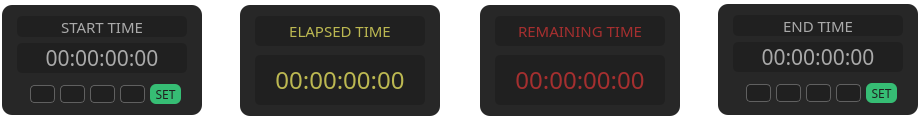
    <widget class="QFrame" name="time_frame">
     <property name="geometry">
      <rect>
       <x>20</x>
       <y>50</y>
       <width>920</width>
       <height>121</height>
      </rect>
     </property>
     <property name="styleSheet">
      <string notr="true">background-color: transparent;</string>
     </property>
     <property name="frameShape">
      <enum>QFrame::StyledPanel</enum>
     </property>
     <property name="frameShadow">
      <enum>QFrame::Raised</enum>
     </property>
     <widget class="QFrame" name="frame_6">
      <property name="geometry">
       <rect>
        <x>2</x>
        <y>5</y>
        <width>200</width>
        <height>110</height>
       </rect>
      </property>
      <property name="styleSheet">
       <string notr="true">background: #272727;
border-radius: 10</string>
      </property>
      <property name="frameShape">
       <enum>QFrame::StyledPanel</enum>
      </property>
      <property name="frameShadow">
       <enum>QFrame::Raised</enum>
      </property>
      <widget class="QLabel" name="start_label">
       <property name="enabled">
        <bool>true</bool>
       </property>
       <property name="geometry">
        <rect>
         <x>15</x>
         <y>11</y>
         <width>170</width>
         <height>21</height>
        </rect>
       </property>
       <property name="font">
        <font>
         <family>IBM Plex Sans ExtraLight</family>
         <pointsize>11</pointsize>
         <italic>false</italic>
        </font>
       </property>
       <property name="styleSheet">
        <string notr="true">
QLabel {
color: #AAAAAA;
background-color: #202020;
border-radius:5;
}

QLabel:disabled {
    color: #606060;
    background-color: #202020;
    border-radius: 5px;
}</string>
       </property>
       <property name="frameShadow">
        <enum>QFrame::Plain</enum>
       </property>
       <property name="text">
        <string>START TIME</string>
       </property>
       <property name="textFormat">
        <enum>Qt::PlainText</enum>
       </property>
       <property name="alignment">
        <set>Qt::AlignCenter</set>
       </property>
      </widget>
      <widget class="QLabel" name="start_time_label">
       <property name="geometry">
        <rect>
         <x>15</x>
         <y>38</y>
         <width>170</width>
         <height>30</height>
        </rect>
       </property>
       <property name="font">
        <font>
         <family>IBM Plex Sans ExtraLight</family>
         <pointsize>16</pointsize>
         <italic>false</italic>
        </font>
       </property>
       <property name="styleSheet">
        <string notr="true">
QLabel {
color: #AAAAAA;
background-color: #202020;
border-radius:5;
}

QLabel:disabled {
    color: #606060;
    background-color: #202020;
    border-radius: 5px;
}</string>
       </property>
       <property name="frameShadow">
        <enum>QFrame::Plain</enum>
       </property>
       <property name="text">
        <string>00:00:00:00</string>
       </property>
       <property name="textFormat">
        <enum>Qt::PlainText</enum>
       </property>
       <property name="alignment">
        <set>Qt::AlignCenter</set>
       </property>
      </widget>
      <widget class="QLineEdit" name="ff_start">
       <property name="geometry">
        <rect>
         <x>118</x>
         <y>80</y>
         <width>25</width>
         <height>18</height>
        </rect>
       </property>
       <property name="font">
        <font>
         <family>IBM Plex Sans Light</family>
         <pointsize>9</pointsize>
         <weight>50</weight>
         <italic>false</italic>
         <bold>false</bold>
        </font>
       </property>
       <property name="styleSheet">
        <string notr="true">    QLineEdit {
    	background-color: #202020;
        border: 1px solid #606060;
        border-radius: 4px;
        color: #808080;
    }

QLineEdit:disabled  {
    background-color:  transparent;
    color: grey;
    border: 1px solid #404040;
    border-radius: 4px;
    padding: 2px;
}</string>
       </property>
       <property name="maxLength">
        <number>2</number>
       </property>
       <property name="alignment">
        <set>Qt::AlignCenter</set>
       </property>
      </widget>
      <widget class="QLineEdit" name="hh_start">
       <property name="geometry">
        <rect>
         <x>28</x>
         <y>80</y>
         <width>25</width>
         <height>18</height>
        </rect>
       </property>
       <property name="font">
        <font>
         <family>IBM Plex Sans Light</family>
         <pointsize>9</pointsize>
         <weight>50</weight>
         <italic>false</italic>
         <bold>false</bold>
        </font>
       </property>
       <property name="styleSheet">
        <string notr="true">    QLineEdit {
    	background-color: #202020;
        border: 1px solid #606060;
        border-radius: 4px;
        color: #808080;
    }

QLineEdit:disabled  {
    background-color:  transparent;
    color: grey;
    border: 1px solid #404040;
    border-radius: 4px;
    padding: 2px;
}</string>
       </property>
       <property name="maxLength">
        <number>2</number>
       </property>
       <property name="alignment">
        <set>Qt::AlignCenter</set>
       </property>
      </widget>
      <widget class="QPushButton" name="set_start_button">
       <property name="enabled">
        <bool>true</bool>
       </property>
       <property name="geometry">
        <rect>
         <x>148</x>
         <y>79</y>
         <width>31</width>
         <height>20</height>
        </rect>
       </property>
       <property name="font">
        <font>
         <family>IBM Plex Sans Medium</family>
         <pointsize>9</pointsize>
         <weight>50</weight>
         <italic>false</italic>
         <bold>false</bold>
        </font>
       </property>
       <property name="styleSheet">
        <string notr="true">QPushButton {
        background-color: #36BD74;
        color: #202020;
        border: none;
        border-radius: 6px;
    }
    QPushButton:hover {
        background-color: #225e3f;
    }
    QPushButton:pressed {
        background-color: #888888;
        border-style: inset;
    }

QPushButton:disabled {
        background-color: #353535;
        color: #202020;
    }


</string>
       </property>
       <property name="text">
        <string>SET</string>
       </property>
      </widget>
      <widget class="QLineEdit" name="ss_start">
       <property name="geometry">
        <rect>
         <x>88</x>
         <y>80</y>
         <width>25</width>
         <height>18</height>
        </rect>
       </property>
       <property name="font">
        <font>
         <family>IBM Plex Sans Light</family>
         <pointsize>9</pointsize>
         <weight>50</weight>
         <italic>false</italic>
         <bold>false</bold>
        </font>
       </property>
       <property name="styleSheet">
        <string notr="true">    QLineEdit {
    	background-color: #202020;
        border: 1px solid #606060;
        border-radius: 4px;
        color: #808080;
    }

QLineEdit:disabled  {
    background-color:  transparent;
    color: grey;
    border: 1px solid #404040;
    border-radius: 4px;
    padding: 2px;
}</string>
       </property>
       <property name="maxLength">
        <number>2</number>
       </property>
       <property name="alignment">
        <set>Qt::AlignCenter</set>
       </property>
      </widget>
      <widget class="QLineEdit" name="mm_start">
       <property name="geometry">
        <rect>
         <x>58</x>
         <y>80</y>
         <width>25</width>
         <height>18</height>
        </rect>
       </property>
       <property name="font">
        <font>
         <family>IBM Plex Sans Light</family>
         <pointsize>9</pointsize>
         <weight>50</weight>
         <italic>false</italic>
         <bold>false</bold>
        </font>
       </property>
       <property name="styleSheet">
        <string notr="true">    QLineEdit {
    	background-color: #202020;
        border: 1px solid #606060;
        border-radius: 4px;
        color: #808080;
    }

QLineEdit:disabled  {
    background-color:  transparent;
    color: grey;
    border: 1px solid #404040;
    border-radius: 4px;
    padding: 2px;
}</string>
       </property>
       <property name="maxLength">
        <number>2</number>
       </property>
       <property name="alignment">
        <set>Qt::AlignCenter</set>
       </property>
      </widget>
     </widget>
     <widget class="QFrame" name="frame_7">
      <property name="geometry">
       <rect>
        <x>718</x>
        <y>4</y>
        <width>200</width>
        <height>111</height>
       </rect>
      </property>
      <property name="styleSheet">
       <string notr="true">background: #272727;
border-radius: 10</string>
      </property>
      <property name="frameShape">
       <enum>QFrame::StyledPanel</enum>
      </property>
      <property name="frameShadow">
       <enum>QFrame::Raised</enum>
      </property>
      <widget class="QLabel" name="end_label">
       <property name="geometry">
        <rect>
         <x>15</x>
         <y>11</y>
         <width>170</width>
         <height>21</height>
        </rect>
       </property>
       <property name="font">
        <font>
         <family>IBM Plex Sans ExtraLight</family>
         <pointsize>11</pointsize>
         <italic>false</italic>
        </font>
       </property>
       <property name="styleSheet">
        <string notr="true">
QLabel {
color: #AAAAAA;
background-color: #202020;
border-radius:5;
}

QLabel:disabled {
    color: #606060;
    background-color: #202020;
    border-radius: 5px;
}</string>
       </property>
       <property name="frameShadow">
        <enum>QFrame::Plain</enum>
       </property>
       <property name="text">
        <string>END TIME</string>
       </property>
       <property name="textFormat">
        <enum>Qt::PlainText</enum>
       </property>
       <property name="alignment">
        <set>Qt::AlignCenter</set>
       </property>
      </widget>
      <widget class="QLabel" name="end_time_label">
       <property name="geometry">
        <rect>
         <x>15</x>
         <y>38</y>
         <width>170</width>
         <height>30</height>
        </rect>
       </property>
       <property name="font">
        <font>
         <family>IBM Plex Sans ExtraLight</family>
         <pointsize>16</pointsize>
         <italic>false</italic>
        </font>
       </property>
       <property name="styleSheet">
        <string notr="true">
QLabel {
color: #AAAAAA;
background-color: #202020;
border-radius:5;
}

QLabel:disabled {
    color: #606060;
    background-color: #202020;
    border-radius: 5px;
}</string>
       </property>
       <property name="frameShadow">
        <enum>QFrame::Plain</enum>
       </property>
       <property name="text">
        <string>00:00:00:00</string>
       </property>
       <property name="textFormat">
        <enum>Qt::PlainText</enum>
       </property>
       <property name="alignment">
        <set>Qt::AlignCenter</set>
       </property>
      </widget>
      <widget class="QLineEdit" name="ff_end">
       <property name="geometry">
        <rect>
         <x>118</x>
         <y>80</y>
         <width>25</width>
         <height>18</height>
        </rect>
       </property>
       <property name="font">
        <font>
         <family>IBM Plex Sans Light</family>
         <pointsize>9</pointsize>
         <weight>50</weight>
         <italic>false</italic>
         <bold>false</bold>
        </font>
       </property>
       <property name="styleSheet">
        <string notr="true">    QLineEdit {
    	background-color: #202020;
        border: 1px solid #606060;
        border-radius: 4px;
        color: #808080;
    }

QLineEdit:disabled  {
    background-color:  transparent;
    color: grey;
    border: 1px solid #404040;
    border-radius: 4px;
    padding: 2px;
}</string>
       </property>
       <property name="maxLength">
        <number>2</number>
       </property>
       <property name="alignment">
        <set>Qt::AlignCenter</set>
       </property>
      </widget>
      <widget class="QLineEdit" name="mm_end">
       <property name="geometry">
        <rect>
         <x>58</x>
         <y>80</y>
         <width>25</width>
         <height>18</height>
        </rect>
       </property>
       <property name="font">
        <font>
         <family>IBM Plex Sans Light</family>
         <pointsize>9</pointsize>
         <weight>50</weight>
         <italic>false</italic>
         <bold>false</bold>
        </font>
       </property>
       <property name="styleSheet">
        <string notr="true">    QLineEdit {
    	background-color: #202020;
        border: 1px solid #606060;
        border-radius: 4px;
        color: #808080;
    }

QLineEdit:disabled  {
    background-color:  transparent;
    color: grey;
    border: 1px solid #404040;
    border-radius: 4px;
    padding: 2px;
}</string>
       </property>
       <property name="maxLength">
        <number>2</number>
       </property>
       <property name="alignment">
        <set>Qt::AlignCenter</set>
       </property>
      </widget>
      <widget class="QLineEdit" name="hh_end">
       <property name="geometry">
        <rect>
         <x>28</x>
         <y>80</y>
         <width>25</width>
         <height>18</height>
        </rect>
       </property>
       <property name="font">
        <font>
         <family>IBM Plex Sans Light</family>
         <pointsize>9</pointsize>
         <weight>50</weight>
         <italic>false</italic>
         <bold>false</bold>
        </font>
       </property>
       <property name="styleSheet">
        <string notr="true">    QLineEdit {
    	background-color: #202020;
        border: 1px solid #606060;
        border-radius: 4px;
        color: #808080;
    }

QLineEdit:disabled  {
    background-color:  transparent;
    color: grey;
    border: 1px solid #404040;
    border-radius: 4px;
    padding: 2px;
}</string>
       </property>
       <property name="maxLength">
        <number>2</number>
       </property>
       <property name="alignment">
        <set>Qt::AlignCenter</set>
       </property>
      </widget>
      <widget class="QPushButton" name="set_end_button">
       <property name="enabled">
        <bool>true</bool>
       </property>
       <property name="geometry">
        <rect>
         <x>148</x>
         <y>79</y>
         <width>31</width>
         <height>20</height>
        </rect>
       </property>
       <property name="font">
        <font>
         <family>IBM Plex Sans Medium</family>
         <pointsize>9</pointsize>
         <weight>50</weight>
         <italic>false</italic>
         <bold>false</bold>
        </font>
       </property>
       <property name="styleSheet">
        <string notr="true">QPushButton {
        background-color: #36BD74;
        color: #202020;
        border: none;
        border-radius: 6px;
    }
    QPushButton:hover {
        background-color: #225e3f;
    }
    QPushButton:pressed {
        background-color: #888888;
        border-style: inset;
    }

QPushButton:disabled {
        background-color: #353535;
        color: #202020;
    }


</string>
       </property>
       <property name="text">
        <string>SET</string>
       </property>
      </widget>
      <widget class="QLineEdit" name="ss_end">
       <property name="geometry">
        <rect>
         <x>88</x>
         <y>80</y>
         <width>25</width>
         <height>18</height>
        </rect>
       </property>
       <property name="font">
        <font>
         <family>IBM Plex Sans Light</family>
         <pointsize>9</pointsize>
         <weight>50</weight>
         <italic>false</italic>
         <bold>false</bold>
        </font>
       </property>
       <property name="styleSheet">
        <string notr="true">    QLineEdit {
    	background-color: #202020;
        border: 1px solid #606060;
        border-radius: 4px;
        color: #808080;
    }

QLineEdit:disabled  {
    background-color:  transparent;
    color: grey;
    border: 1px solid #404040;
    border-radius: 4px;
    padding: 2px;
}</string>
       </property>
       <property name="maxLength">
        <number>2</number>
       </property>
       <property name="alignment">
        <set>Qt::AlignCenter</set>
       </property>
      </widget>
     </widget>
     <widget class="QFrame" name="frame_8">
      <property name="geometry">
       <rect>
        <x>240</x>
        <y>5</y>
        <width>200</width>
        <height>111</height>
       </rect>
      </property>
      <property name="styleSheet">
       <string notr="true">background: #272727;
border-radius: 10</string>
      </property>
      <property name="frameShape">
       <enum>QFrame::StyledPanel</enum>
      </property>
      <property name="frameShadow">
       <enum>QFrame::Raised</enum>
      </property>
      <widget class="QLabel" name="elapsed_label">
       <property name="geometry">
        <rect>
         <x>15</x>
         <y>11</y>
         <width>170</width>
         <height>30</height>
        </rect>
       </property>
       <property name="font">
        <font>
         <family>IBM Plex Sans ExtraLight</family>
         <pointsize>11</pointsize>
         <italic>false</italic>
        </font>
       </property>
       <property name="styleSheet">
        <string notr="true">color: #BCB851;
background-color: #202020;
border-radius:5;</string>
       </property>
       <property name="frameShadow">
        <enum>QFrame::Plain</enum>
       </property>
       <property name="text">
        <string>ELAPSED TIME</string>
       </property>
       <property name="textFormat">
        <enum>Qt::PlainText</enum>
       </property>
       <property name="alignment">
        <set>Qt::AlignCenter</set>
       </property>
      </widget>
      <widget class="QLabel" name="elapsed_time_label">
       <property name="geometry">
        <rect>
         <x>15</x>
         <y>50</y>
         <width>170</width>
         <height>50</height>
        </rect>
       </property>
       <property name="font">
        <font>
         <family>IBM Plex Sans ExtraLight</family>
         <pointsize>18</pointsize>
         <italic>false</italic>
        </font>
       </property>
       <property name="styleSheet">
        <string notr="true">color: #BCB851;
background-color: #202020;
border-radius:5;</string>
       </property>
       <property name="frameShadow">
        <enum>QFrame::Plain</enum>
       </property>
       <property name="text">
        <string>00:00:00:00</string>
       </property>
       <property name="textFormat">
        <enum>Qt::PlainText</enum>
       </property>
       <property name="alignment">
        <set>Qt::AlignCenter</set>
       </property>
      </widget>
     </widget>
     <widget class="QFrame" name="frame_9">
      <property name="geometry">
       <rect>
        <x>480</x>
        <y>5</y>
        <width>200</width>
        <height>111</height>
       </rect>
      </property>
      <property name="styleSheet">
       <string notr="true">background: #272727;
border-radius: 10</string>
      </property>
      <property name="frameShape">
       <enum>QFrame::StyledPanel</enum>
      </property>
      <property name="frameShadow">
       <enum>QFrame::Raised</enum>
      </property>
      <widget class="QLabel" name="remaining_label">
       <property name="geometry">
        <rect>
         <x>15</x>
         <y>11</y>
         <width>170</width>
         <height>30</height>
        </rect>
       </property>
       <property name="font">
        <font>
         <family>IBM Plex Sans ExtraLight</family>
         <pointsize>11</pointsize>
         <italic>false</italic>
        </font>
       </property>
       <property name="styleSheet">
        <string notr="true">color: #A52F2F;
background-color: #202020;
border-radius:5;</string>
       </property>
       <property name="frameShadow">
        <enum>QFrame::Plain</enum>
       </property>
       <property name="text">
        <string>REMAINING TIME</string>
       </property>
       <property name="textFormat">
        <enum>Qt::PlainText</enum>
       </property>
       <property name="alignment">
        <set>Qt::AlignCenter</set>
       </property>
      </widget>
      <widget class="QLabel" name="remaining_time_label">
       <property name="geometry">
        <rect>
         <x>15</x>
         <y>50</y>
         <width>170</width>
         <height>50</height>
        </rect>
       </property>
       <property name="font">
        <font>
         <family>IBM Plex Sans ExtraLight</family>
         <pointsize>18</pointsize>
         <italic>false</italic>
        </font>
       </property>
       <property name="styleSheet">
        <string notr="true">color: #A52F2F;
background-color: #202020;
border-radius:5;</string>
       </property>
       <property name="frameShadow">
        <enum>QFrame::Plain</enum>
       </property>
       <property name="text">
        <string>00:00:00:00</string>
       </property>
       <property name="textFormat">
        <enum>Qt::PlainText</enum>
       </property>
       <property name="alignment">
        <set>Qt::AlignCenter</set>
       </property>
      </widget>
     </widget>
    </widget>
